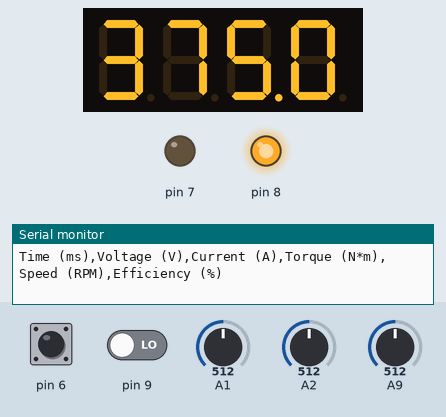
Simulated run of this sketch. Board: Teensy 4. Parts: 4-digit seven-segment display, output pins drawn as LEDs (lit = HIGH), the last lines printed to the serial monitor. The test bench sets the inputs (shaded band); at power-on: pin 6 HIGH, A9 = 512, pin 9 LOW, A1 = 512, A2 = 512.

Above: at 1.2 s.
1.3 s: pin 6 pulled LOW for 0.15 s
At 1.43 s:
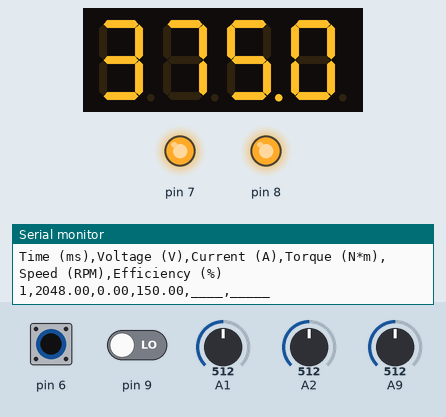
3.0 s: A9 set to 716
At 4.2 s:
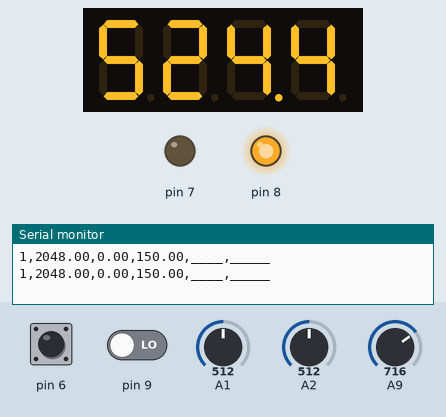
4.5 s: A9 set to 900
At 5.5 s:
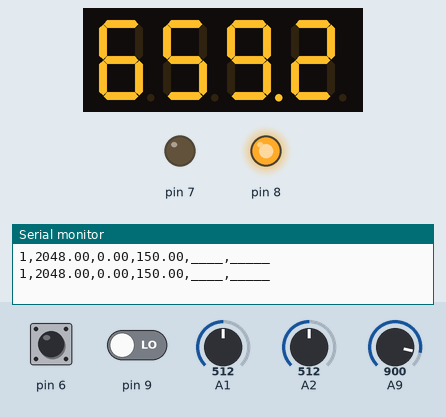
6.1 s: pin 6 pulled LOW for 1 s
At 6.6 s:
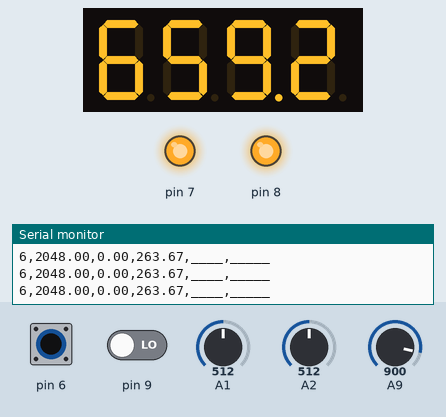
8.6 s: pin 6 pulled LOW for 3.2 s
At 13.0 s:
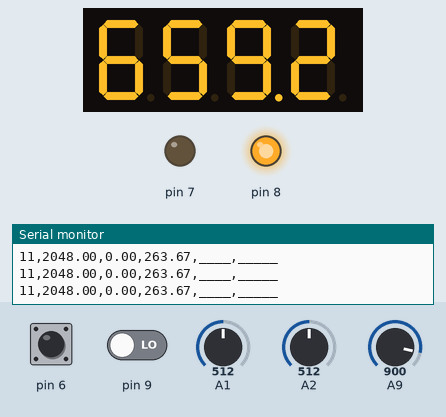
13.3 s: A9 set to 1023
At 14.4 s:
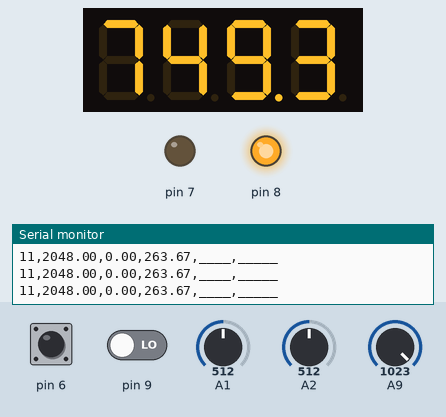
Timing chart, 0 to 15.8 s (numbered marks = the images above; inputs shaded):
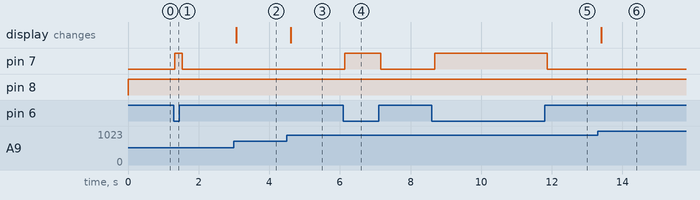

Measured:
- after the input at 1.3 s, pin 7: LOW → HIGH at once, → LOW 0.20 s later
- after the input at 3.0 s, the display: changes after 0.07 s (image 2)
- after the input at 4.5 s, the display: changes after 0.10 s (image 3)
- after the input at 6.1 s, pin 7: LOW → HIGH at once, → LOW 1.0 s later
- after the input at 8.6 s, pin 7: LOW → HIGH after 0.09 s, → LOW 3.2 s later
- after the input at 13.3 s, the display: changes after 0.10 s (image 6)

The sketch:

sciProjExper.ino
```cpp
#include <Adafruit_LEDBackpack.h>

#include <Adafruit_GFX.h>
#include <Adafruit_SPITFT.h>
#include <Adafruit_SPITFT_Macros.h>
#include <gfxfont.h>

#include <TimeLib.h>

/*
Voltmeter
  Input voltage goes to breadboard row 2
  12V - Teensy wire goes to row 9, ground goes to row 12
  9V - Teensy row 3, ground row 9
  6V - Teensy row 3, ground row 12

Ammeter
  Voltmeter 1 (pre-shunt)
    Input voltage goes to row 14 (left)
    12V - Teensy row _, ground row _
    9V - _, _
    6V - _, _

  Voltmeter 2 (post-shunt)
    Input voltage - 14 (right)
    12V - _, _
    9V - _, _
    6V - _, _


Comparator Notes
  Non-Invert is sensor voltage
  Invert is threshold voltage


*/


#define AMP_1_PIN ((byte)A2)
#define AMP_2_PIN ((byte)A1)
#define VOLT_PIN ((byte)A1)
#define BRAKE_POT_PIN ((byte)A9)
#define ROCKER_PIN ((byte)6)
#define STATUS_LED_PIN ((byte)7)
#define MOTOR_PIN ((byte)8)
#define WORKING_LED_PIN ((byte)9)

double voltScale = .25;
double ampFac = (3.3 / 1024.0) * (1000.0);

double forceTorque = (0.4);
double potForce = (750 / 1024.0);

class Motor {
  private:
    byte pin;
    int pwr;

  public:
    Motor(byte pin) {
      this->pin = pin;
      pwr = 0;
    }
    int update(int pwr) {
      if(pwr >= 0 && pwr <= 256)
        this->pwr = pwr;
      else if(pwr < 0)
        this->pwr = 0;
      else
        this->pwr = 256;
      analogWrite(pin, pwr);
      return pwr;
    }

};

class DigiSensor {
  protected:
    byte pin;
    int val,
      valLast;

    byte setPin(byte pin) { return this->pin = pin; }

    DigiSensor(byte pin) {
      setPin(pin);
      setVal();
    }
    int setVal(int val = 0) {
      valLast = this->val;
      return this->val = val;
    }

  public:
    byte getPin() { return pin; }
    int getVal() { return val; }
    virtual void update() = 0;
};

class Encoder : public DigiSensor {
  private:
    double speed;
    time_t time, timeLast;

  public:
    void increment() {
      val++;
    }
    void update() {
      timeLast = time;
      time = now();
      speed = (1.0 * (val - valLast) / (time - timeLast));
    }
    void update(int val) {
      valLast = this->val;
      this->val = val;
      update();
    }
    Encoder(byte pin) : DigiSensor(pin) {
      time = timeLast = 0;
      speed = 0;
    }
    int getSpeed() {
      return speed;
    }
};

class AnaSensor {
  protected:
    uint8_t pin;
    int val;

    byte setPin(byte pin) { return this->pin = pin; }


  public:
    int update() { return val = analogRead(pin); }
    int getVal() { return val; }
    AnaSensor(uint8_t pin) {
      setPin(pin);
    }

};

class Voltmeter : public AnaSensor {
  private:
    double scale;

  public:
    double getScale() { return scale; }
    Voltmeter(uint8_t pin, double scale = voltScale) : AnaSensor(pin) {
      this->scale = scale;
    }
    int getVoltage() { return val; }
    double update() {
      val = (1.0 * analogRead(pin)) / voltScale;
    }
};

class Ammeter {
  private:
    double drop;
    double current;
    double convertFac;

  public:
    Voltmeter volt1, volt2;
    Ammeter(uint8_t voltPin1, uint8_t voltPin2, double volt1Scale, double volt2Scale, double convertFac) : volt1(voltPin1, volt1Scale), volt2(voltPin2, volt2Scale) {
      drop = current = 0;
    }
    double update() {
      drop = (volt1.getScale() * volt1.update())- (volt2.getScale() * volt2.update());
      return current = (1.0 * drop) * convertFac;
    }
    double getCurrent() { return current; }
};

class Brake {
	private:
		uint8_t pin;
		double force,
      torque,
			forceTorqueConv,
			potForceConv;
	public:
		Brake(byte pin, double potForceConv, double forceTorqueConv) {
			this->pin = pin;
			this->potForceConv = potForceConv;
			this->forceTorqueConv = forceTorqueConv;
			force = 0;
		}

		double getForce() {
			return force;
		}
		double getTorque() {
			return torque;
		}

		void update() {
			force =  ((int)((analogRead(pin) * potForceConv * 1000.0)))/1000.0;
			torque = force * forceTorqueConv;
		}
};

class SensorArray {
  public:
    Ammeter amp;
    Voltmeter volt;
  	Brake brake;

    SensorArray(byte ampPin1, byte ampPin2, byte voltPin, byte brakePin,
		double ampScale, double convertToAmps, double voltScale, double potForceConv, double forceTorqueConv) :
      amp(ampPin1, ampPin2, ampScale, ampScale, convertToAmps),
      volt(voltPin, voltScale),
	    brake(brakePin, potForceConv, forceTorqueConv)
	  {

    }

    void update() {
    amp.update();
    volt.update();
	  brake.update();
    }

};

class Experiment {

  public:
    double torque,
      current,
      voltage,
      efficiency;
    time_t time;

    Motor motor;

    SensorArray sensors;

    void update(int pwr) {
      sensors.update();
      motor.update(pwr);
      time = now();
	    torque = sensors.brake.getTorque();
      current = sensors.amp.getCurrent();
      voltage = sensors.volt.getVoltage();
    }

	void update() {
		update(256);
	}

    void init() {
      motor.update(0);
      time = now();
    }


    Experiment(uint8_t ampPin1, uint8_t ampPin2, uint8_t voltPin, uint8_t brakePin, byte mtrPin, double ampScale, double convertToAmps, double voltScale, double potForce, double forceTorque) :
      sensors(ampPin1, ampPin2, voltPin, brakePin, ampScale, convertToAmps, voltScale, potForce, forceTorque), motor(mtrPin) {
      torque = current = voltage = 0;
    }

    void write(Print* printer) {
       String str = String(time) +  "," + String(voltage) +  "," + String(current) +  "," + String(torque) +  ",____" + ",_____";
       printer->println(str);
    }

    void writeInit(Print* printer) {
      String str = "Time (ms),Voltage (V),Current (A),Torque (N*m),Speed (RPM),Efficiency (%)";
      printer->println(str);
    }

};

Experiment experiment = Experiment(AMP_1_PIN, AMP_2_PIN,
    VOLT_PIN,
    BRAKE_POT_PIN,
    MOTOR_PIN,
    voltScale, ampFac, voltScale, potForce, forceTorque);

Adafruit_7segment SevenSeg = Adafruit_7segment();

byte blinkReps = 0;

void setup() {
  // put your setup code here, to run once:
  experiment.writeInit(&Serial);
  experiment.motor.update(0);
  pinMode(STATUS_LED_PIN, OUTPUT);
  pinMode(MOTOR_PIN, OUTPUT);
  pinMode(ROCKER_PIN, INPUT_PULLUP);
  SevenSeg.begin(0x70);
  SevenSeg.setBrightness(15);
}

void loop() {
  // put your main code here, to run repeatedly:
  experiment.update();
  if(!digitalRead(ROCKER_PIN)) {
    experiment.write(&Serial);
    digitalWrite(STATUS_LED_PIN, HIGH);
  }
  else {
    digitalWrite(STATUS_LED_PIN, LOW);
  }
  SevenSeg.clear();
  SevenSeg.print(experiment.sensors.brake.getForce(),DEC);
  SevenSeg.writeDisplay();
  if(blinkReps >= 10) {
    blinkReps = 0;
    if(digitalRead(WORKING_LED_PIN))
      digitalWrite(WORKING_LED_PIN, LOW);
    else
      digitalWrite(WORKING_LED_PIN, HIGH);
  }
  blinkReps++;
  delay(100);
}
```
